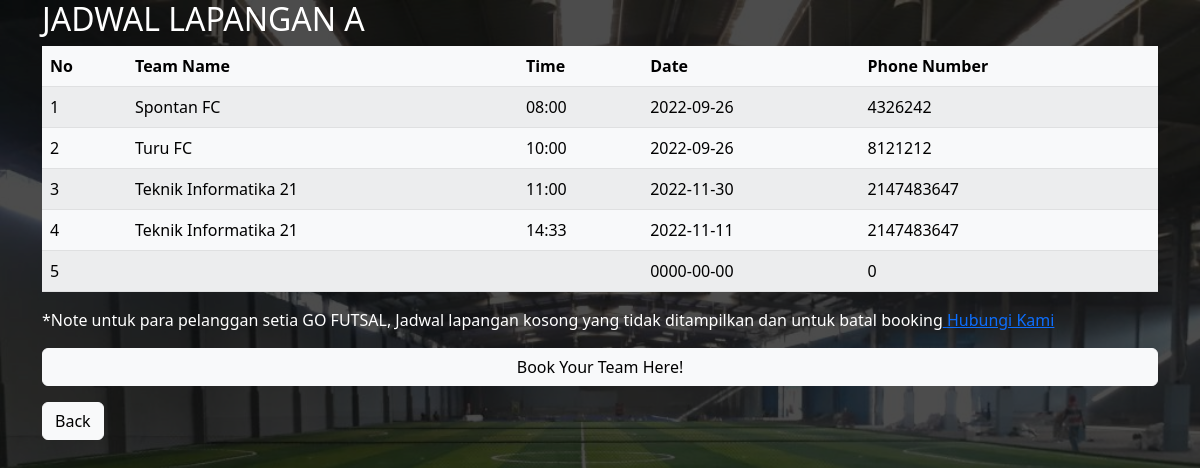
The app's page /jadwala.php with its own data.
### tables this page shows
CREATE TABLE `jadwala` (
  `id` int(11) NOT NULL,
  `nama_tim` varchar(25) NOT NULL,
  `jam` text NOT NULL,
  `tanggal` date NOT NULL,
  `no_tlpn` int(15) NOT NULL
);

### koneksi.php (called while the page is built, shortened)
<?php
$conn = mysqli_connect("localhost", "root", "", "futsal");
function query($query) {
    global $conn;
    $result = mysqli_query($conn, $query);
    $rows = [];
    while ($row = mysqli_fetch_assoc($result)) {
        $rows[] = $row;
    }
    return $rows;
}
?>

### jadwala.php (the view, shortened to what this page needs)
<!DOCTYPE html>
<html lang="en">
<head>
  <link href="https://cdn.jsdelivr.net/npm/bootstrap@5.2.1/dist/css/bootstrap.min.css" rel="stylesheet">
</head>
    <body>
    <div class="container">
      <h2>JADWAL LAPANGAN A</h2>
        <table class="table table-light table-striped">
          <thead>
            <tr>
              <th>No</th>
              <th>Team Name</th>
              <th>Time</th>
              <th>Date</th>
              <th>Phone Number</th>
            </tr>
          </thead>
                    <?php
                    require 'koneksi.php';
                    $jadwala = query("SELECT * FROM jadwala");
                    ?>
                    <?php $i = 1; ?>
                    <?php foreach ( $jadwala as $row ): ?>
                    <tr>
                        <td><?= $i; ?></td>
                        <td><?= $row["nama_tim"]; ?></td>
                        <td><?= $row["jam"]; ?></td>
                        <td><?= $row["tanggal"]; ?></td>
                        <td><?= $row["no_tlpn"]; ?></td>
                    </tr>
                    <?php $i++; ?>
                    <?php endforeach; ?>
         </table>
            <div class="txt">
                <p>
                    *Note untuk para pelanggan setia GO FUTSAL, Jadwal lapangan kosong yang tidak ditampilkan dan untuk batal booking<a href="whatsapp://send?text=GO%20FUTSAL%0AHallo%20kak%20Tim%20saya%20ingin%20batal%20booking%0AHari%20:%0AJam%20:%0ANama%20Tim%20:%0ANo%20Telepon%20:%0ALAPANGAN%20A&phone=+628561146480"> Hubungi Kami</a>
                </p>
            </div>
            <div class="d-grid">
  <button type="button" class="btn btn-light btn-block"><a href="book.php" class="book">Book Your Team Here!</button>
</div>
<div class="mb-3 mt-3">
<div class="row1">
    <div class="col1">
        <button type="button" class="btn btn-light"><a href="booking.html" class="back">Back</a></button></button>
    </div>
</div>
                    </div>
</div>
    </body>
</head>

### jadwala.php (style rules this page uses)
body { background-image: linear-gradient(rgba(0,0,0,0.7),rgba(0,0,0,0.7)),url(lap1.jpg); background-size: cover; }
h2, p { color: #fff; }
.book, .back { text-decoration: none; color: black; }

### records on screen
jadwala: nama_tim "Spontan FC", jam "08:00", tanggal "2022-09-26", no_tlpn "4326242"
jadwala: nama_tim "Turu FC", jam "10:00", tanggal "2022-09-26", no_tlpn "8121212"
jadwala: nama_tim "Teknik Informatika 21", jam "11:00", tanggal "2022-11-30", no_tlpn "2147483647"
jadwala: nama_tim "Teknik Informatika 21", jam "14:33", tanggal "2022-11-11", no_tlpn "2147483647"
jadwala: tanggal "0000-00-00", no_tlpn "0"
